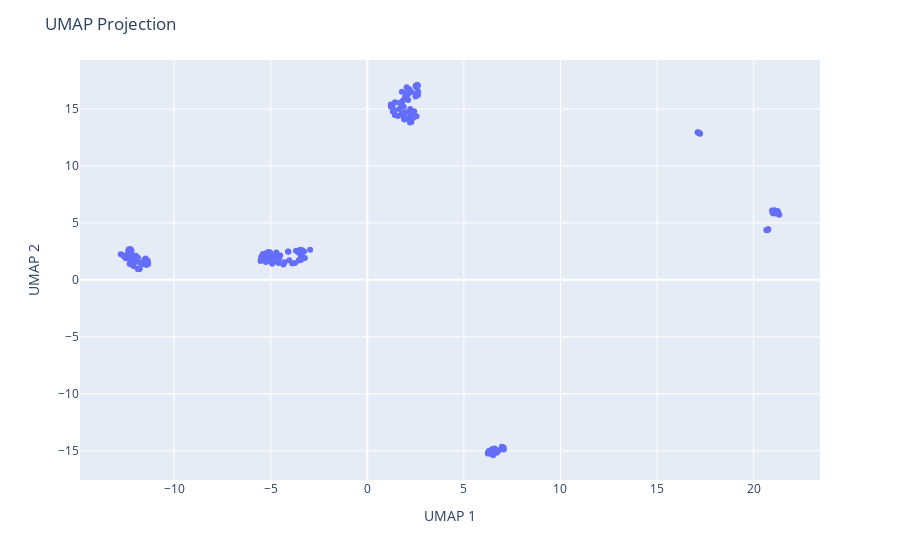

Notebook code cell kept with this figure:
### Markdown cell above
Second step DR: UMAP

### Code cell
from umap import UMAP
import plotly.express as px

# two-step DR: PCA+UMAP
# applying UMAP to each node in variable domain to get nodes (Measurements) in 2D
df_pivot = P_final.pivot(index="Measurement", columns="Col", values="PC1")
reducer = UMAP(n_components=2, random_state=42)
embedding = reducer.fit_transform(df_pivot)
df_pivot['UMAP1'] = embedding[:, 0]
df_pivot['UMAP2'] = embedding[:, 1]
df_pivot['nodeId'] = df_pivot.index 
fig = px.scatter(df_pivot, x='UMAP1', y='UMAP2', hover_data={'nodeId': True})

fig.update_layout(title="UMAP Projection",
                  xaxis_title="UMAP 1",
                  yaxis_title="UMAP 2")
fig.show()

### Figure 1 — Plotly figure (JSON) as saved in the notebook; plotly's stock layout.template omitted (floating-point values rounded to 4 significant figures; data arrays with more than 128 entries replaced by an {"elided": "..."} marker saying what was removed)
{"data": [{"customdata": {"elided": "195x1 str values"}, "hovertemplate": "UMAP1=%{x}<br>UMAP2=%{y}<br>nodeId=%{customdata[0]}<extra></extra>", "legendgroup": "", "marker": {"color": "#636efa", "symbol": "circle"}, "mode": "markers", "name": "", "orientation": "v", "showlegend": false, "type": "scatter", "x": {"elided": "195 float values"}, "xaxis": "x", "y": {"elided": "195 float values"}, "yaxis": "y"}], "layout": {"legend": {"tracegroupgap": 0}, "margin": {"t": 60}, "title": {"text": "UMAP Projection"}, "xaxis": {"anchor": "y", "domain": [0, 1], "title": {"text": "UMAP 1"}}, "yaxis": {"anchor": "x", "domain": [0, 1], "title": {"text": "UMAP 2"}}}}
